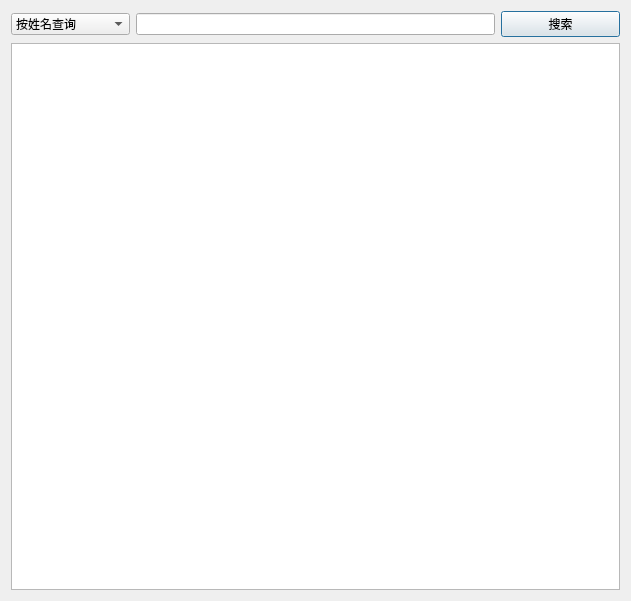
<?xml version="1.0" encoding="UTF-8"?>
<ui version="4.0">
 <class>queryStu</class>
 <widget class="QDialog" name="queryStu">
  <property name="geometry">
   <rect>
    <x>0</x>
    <y>0</y>
    <width>631</width>
    <height>601</height>
   </rect>
  </property>
  <property name="windowTitle">
   <string>查询</string>
  </property>
  <layout class="QVBoxLayout" name="verticalLayout">
   <item>
    <layout class="QHBoxLayout" name="horizontalLayout" stretch="2,6,2">
     <item>
      <widget class="QComboBox" name="cbb_method">
       <item>
        <property name="text">
         <string>按姓名查询</string>
        </property>
       </item>
       <item>
        <property name="text">
         <string>按学号查询</string>
        </property>
       </item>
       <item>
        <property name="text">
         <string>按院系查询</string>
        </property>
       </item>
      </widget>
     </item>
     <item>
      <widget class="QLineEdit" name="le_content"/>
     </item>
     <item>
      <widget class="QPushButton" name="btn_search">
       <property name="text">
        <string>搜索</string>
       </property>
      </widget>
     </item>
    </layout>
   </item>
   <item>
    <widget class="QTableView" name="tableView"/>
   </item>
  </layout>
 </widget>
 <resources/>
 <connections/>
</ui>
